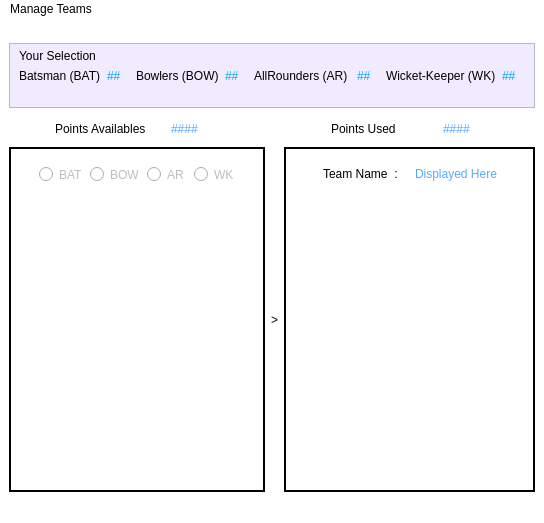
<?xml version="1.0" encoding="UTF-8"?>
<ui version="4.0">
 <class>MainWindow</class>
 <widget class="QMainWindow" name="MainWindow">
  <property name="geometry">
   <rect>
    <x>0</x>
    <y>0</y>
    <width>544</width>
    <height>523</height>
   </rect>
  </property>
  <property name="windowTitle">
   <string>MainWindow</string>
  </property>
  <property name="styleSheet">
   <string notr="true">background-color: rgb(255, 255, 255);</string>
  </property>
  <widget class="QWidget" name="central_w">
   <layout class="QVBoxLayout" name="verticalLayout_3">
    <item>
     <spacer name="verticalSpacer">
      <property name="orientation">
       <enum>Qt::Vertical</enum>
      </property>
      <property name="sizeType">
       <enum>QSizePolicy::Preferred</enum>
      </property>
      <property name="sizeHint" stdset="0">
       <size>
        <width>20</width>
        <height>40</height>
       </size>
      </property>
     </spacer>
    </item>
    <item>
     <widget class="QFrame" name="frame">
      <property name="styleSheet">
       <string notr="true">background-color: rgb(241, 235, 255);
font: 75 10pt &quot;MS Shell Dlg 2&quot;;
</string>
      </property>
      <property name="frameShape">
       <enum>QFrame::StyledPanel</enum>
      </property>
      <property name="frameShadow">
       <enum>QFrame::Raised</enum>
      </property>
      <layout class="QGridLayout" name="gridLayout">
       <property name="topMargin">
        <number>5</number>
       </property>
       <property name="bottomMargin">
        <number>24</number>
       </property>
       <item row="1" column="4">
        <widget class="QLabel" name="label_10">
         <property name="text">
          <string>AllRounders (AR) </string>
         </property>
        </widget>
       </item>
       <item row="1" column="3">
        <widget class="QLabel" name="BOWL">
         <property name="styleSheet">
          <string notr="true">color: rgb(0, 170, 255);</string>
         </property>
         <property name="text">
          <string>##</string>
         </property>
        </widget>
       </item>
       <item row="1" column="5">
        <widget class="QLabel" name="ARL">
         <property name="styleSheet">
          <string notr="true">color: rgb(0, 170, 255);</string>
         </property>
         <property name="text">
          <string>##</string>
         </property>
        </widget>
       </item>
       <item row="1" column="1">
        <widget class="QLabel" name="BAT">
         <property name="styleSheet">
          <string notr="true">color: rgb(0, 170, 255);</string>
         </property>
         <property name="text">
          <string>##</string>
         </property>
        </widget>
       </item>
       <item row="1" column="0">
        <widget class="QLabel" name="label_2">
         <property name="text">
          <string>Batsman (BAT)</string>
         </property>
        </widget>
       </item>
       <item row="1" column="7">
        <widget class="QLabel" name="WK">
         <property name="styleSheet">
          <string notr="true">color: rgb(0, 170, 255);</string>
         </property>
         <property name="text">
          <string>##</string>
         </property>
        </widget>
       </item>
       <item row="1" column="6">
        <widget class="QLabel" name="label_12">
         <property name="text">
          <string>Wicket-Keeper (WK)</string>
         </property>
        </widget>
       </item>
       <item row="1" column="2">
        <widget class="QLabel" name="label_4">
         <property name="text">
          <string>Bowlers (BOW)</string>
         </property>
        </widget>
       </item>
       <item row="0" column="0">
        <widget class="QLabel" name="label">
         <property name="styleSheet">
          <string notr="true">
font: italic 9pt &quot;Comic Sans MS&quot;;</string>
         </property>
         <property name="text">
          <string>Your Selection</string>
         </property>
        </widget>
       </item>
      </layout>
     </widget>
    </item>
    <item>
     <widget class="QFrame" name="frame_2">
      <property name="styleSheet">
       <string notr="true">font: 75 10pt &quot;MS Shell Dlg 2&quot;;
border-color: rgb(255, 255, 255);</string>
      </property>
      <property name="frameShape">
       <enum>QFrame::NoFrame</enum>
      </property>
      <property name="frameShadow">
       <enum>QFrame::Plain</enum>
      </property>
      <property name="lineWidth">
       <number>0</number>
      </property>
      <layout class="QHBoxLayout" name="horizontalLayout">
       <property name="leftMargin">
        <number>46</number>
       </property>
       <property name="topMargin">
        <number>8</number>
       </property>
       <property name="rightMargin">
        <number>23</number>
       </property>
       <property name="bottomMargin">
        <number>5</number>
       </property>
       <item>
        <widget class="QLabel" name="label_6">
         <property name="styleSheet">
          <string notr="true">font: 75 9pt &quot;MS Shell Dlg 2&quot;;</string>
         </property>
         <property name="text">
          <string>Points Availables</string>
         </property>
        </widget>
       </item>
       <item>
        <widget class="QLabel" name="points_available">
         <property name="styleSheet">
          <string notr="true">color: rgb(85, 170, 255);</string>
         </property>
         <property name="text">
          <string>####</string>
         </property>
        </widget>
       </item>
       <item alignment="Qt::AlignRight">
        <widget class="QLabel" name="label_7">
         <property name="text">
          <string>Points Used</string>
         </property>
        </widget>
       </item>
       <item alignment="Qt::AlignHCenter">
        <widget class="QLabel" name="points_used">
         <property name="styleSheet">
          <string notr="true">color: rgb(85, 170, 255);</string>
         </property>
         <property name="text">
          <string>####</string>
         </property>
        </widget>
       </item>
      </layout>
     </widget>
    </item>
    <item>
     <layout class="QHBoxLayout" name="horizontalLayout_4">
      <item>
       <spacer name="horizontalSpacer_3">
        <property name="orientation">
         <enum>Qt::Horizontal</enum>
        </property>
        <property name="sizeType">
         <enum>QSizePolicy::Preferred</enum>
        </property>
        <property name="sizeHint" stdset="0">
         <size>
          <width>13</width>
          <height>345</height>
         </size>
        </property>
       </spacer>
      </item>
      <item>
       <widget class="QFrame" name="frame_3">
        <property name="sizePolicy">
         <sizepolicy hsizetype="Expanding" vsizetype="Preferred">
          <horstretch>0</horstretch>
          <verstretch>0</verstretch>
         </sizepolicy>
        </property>
        <property name="styleSheet">
         <string notr="true">border-color: rgb(15, 15, 15);</string>
        </property>
        <property name="frameShape">
         <enum>QFrame::Panel</enum>
        </property>
        <property name="frameShadow">
         <enum>QFrame::Plain</enum>
        </property>
        <property name="lineWidth">
         <number>2</number>
        </property>
        <property name="midLineWidth">
         <number>1</number>
        </property>
        <layout class="QVBoxLayout" name="verticalLayout">
         <property name="leftMargin">
          <number>19</number>
         </property>
         <property name="rightMargin">
          <number>19</number>
         </property>
         <item>
          <widget class="QFrame" name="frame_5">
           <property name="styleSheet">
            <string notr="true">font: 75 10pt &quot;MS Shell Dlg 2&quot;;</string>
           </property>
           <property name="frameShape">
            <enum>QFrame::NoFrame</enum>
           </property>
           <property name="frameShadow">
            <enum>QFrame::Sunken</enum>
           </property>
           <layout class="QHBoxLayout" name="horizontalLayout_2">
            <item>
             <widget class="QRadioButton" name="rb_bat">
              <property name="enabled">
               <bool>false</bool>
              </property>
              <property name="sizePolicy">
               <sizepolicy hsizetype="Expanding" vsizetype="Fixed">
                <horstretch>0</horstretch>
                <verstretch>0</verstretch>
               </sizepolicy>
              </property>
              <property name="text">
               <string>BAT</string>
              </property>
             </widget>
            </item>
            <item>
             <widget class="QRadioButton" name="rb_bow">
              <property name="enabled">
               <bool>false</bool>
              </property>
              <property name="sizePolicy">
               <sizepolicy hsizetype="Expanding" vsizetype="Fixed">
                <horstretch>0</horstretch>
                <verstretch>0</verstretch>
               </sizepolicy>
              </property>
              <property name="text">
               <string>BOW</string>
              </property>
             </widget>
            </item>
            <item>
             <widget class="QRadioButton" name="rb_ar">
              <property name="enabled">
               <bool>false</bool>
              </property>
              <property name="sizePolicy">
               <sizepolicy hsizetype="Expanding" vsizetype="Fixed">
                <horstretch>0</horstretch>
                <verstretch>0</verstretch>
               </sizepolicy>
              </property>
              <property name="text">
               <string>AR</string>
              </property>
             </widget>
            </item>
            <item>
             <widget class="QRadioButton" name="rb_wk">
              <property name="enabled">
               <bool>false</bool>
              </property>
              <property name="sizePolicy">
               <sizepolicy hsizetype="Expanding" vsizetype="Fixed">
                <horstretch>0</horstretch>
                <verstretch>0</verstretch>
               </sizepolicy>
              </property>
              <property name="text">
               <string>WK</string>
              </property>
             </widget>
            </item>
           </layout>
          </widget>
         </item>
         <item>
          <widget class="QListWidget" name="avail_player">
           <property name="frameShape">
            <enum>QFrame::NoFrame</enum>
           </property>
          </widget>
         </item>
        </layout>
       </widget>
      </item>
      <item>
       <spacer name="horizontalSpacer">
        <property name="orientation">
         <enum>Qt::Horizontal</enum>
        </property>
        <property name="sizeType">
         <enum>QSizePolicy::Preferred</enum>
        </property>
        <property name="sizeHint" stdset="0">
         <size>
          <width>13</width>
          <height>345</height>
         </size>
        </property>
       </spacer>
      </item>
      <item>
       <widget class="QLabel" name="label_9">
        <property name="styleSheet">
         <string notr="true">font: 20pt &quot;MS Shell Dlg 2&quot;;</string>
        </property>
        <property name="lineWidth">
         <number>-10</number>
        </property>
        <property name="midLineWidth">
         <number>-10</number>
        </property>
        <property name="text">
         <string>&gt;</string>
        </property>
       </widget>
      </item>
      <item>
       <spacer name="horizontalSpacer_2">
        <property name="orientation">
         <enum>Qt::Horizontal</enum>
        </property>
        <property name="sizeType">
         <enum>QSizePolicy::Preferred</enum>
        </property>
        <property name="sizeHint" stdset="0">
         <size>
          <width>13</width>
          <height>345</height>
         </size>
        </property>
       </spacer>
      </item>
      <item>
       <widget class="QFrame" name="frame_4">
        <property name="styleSheet">
         <string notr="true">border-color: rgb(120, 120, 120);</string>
        </property>
        <property name="frameShape">
         <enum>QFrame::Panel</enum>
        </property>
        <property name="frameShadow">
         <enum>QFrame::Plain</enum>
        </property>
        <property name="lineWidth">
         <number>2</number>
        </property>
        <property name="midLineWidth">
         <number>1</number>
        </property>
        <layout class="QVBoxLayout" name="verticalLayout_2" stretch="0,0">
         <property name="spacing">
          <number>6</number>
         </property>
         <property name="leftMargin">
          <number>18</number>
         </property>
         <property name="topMargin">
          <number>9</number>
         </property>
         <property name="rightMargin">
          <number>14</number>
         </property>
         <item>
          <widget class="QFrame" name="frame_6">
           <property name="styleSheet">
            <string notr="true">font: 75 10pt &quot;MS Shell Dlg 2&quot;;</string>
           </property>
           <property name="frameShape">
            <enum>QFrame::NoFrame</enum>
           </property>
           <property name="frameShadow">
            <enum>QFrame::Raised</enum>
           </property>
           <layout class="QHBoxLayout" name="horizontalLayout_3">
            <item alignment="Qt::AlignHCenter">
             <widget class="QLabel" name="tn_title">
              <property name="text">
               <string>Team Name  :</string>
              </property>
             </widget>
            </item>
            <item>
             <widget class="QLabel" name="team_name">
              <property name="styleSheet">
               <string notr="true">color: rgb(85, 170, 255);</string>
              </property>
              <property name="text">
               <string>Displayed Here</string>
              </property>
             </widget>
            </item>
           </layout>
          </widget>
         </item>
         <item>
          <widget class="QListWidget" name="selected_player">
           <property name="frameShape">
            <enum>QFrame::NoFrame</enum>
           </property>
          </widget>
         </item>
        </layout>
       </widget>
      </item>
      <item>
       <spacer name="horizontalSpacer_4">
        <property name="orientation">
         <enum>Qt::Horizontal</enum>
        </property>
        <property name="sizeType">
         <enum>QSizePolicy::Preferred</enum>
        </property>
        <property name="sizeHint" stdset="0">
         <size>
          <width>13</width>
          <height>345</height>
         </size>
        </property>
       </spacer>
      </item>
     </layout>
    </item>
   </layout>
  </widget>
  <widget class="QMenuBar" name="menubar">
   <property name="geometry">
    <rect>
     <x>0</x>
     <y>0</y>
     <width>544</width>
     <height>21</height>
    </rect>
   </property>
   <widget class="QMenu" name="menuManage_Teams">
    <property name="cursor">
     <cursorShape>ArrowCursor</cursorShape>
    </property>
    <property name="styleSheet">
     <string notr="true">selection-background-color: rgb(0, 170, 255);

</string>
    </property>
    <property name="title">
     <string>Manage Teams</string>
    </property>
    <addaction name="new_team"/>
    <addaction name="open_team"/>
    <addaction name="save_team"/>
    <addaction name="evaluate_team"/>
    <addaction name="actionQuit"/>
   </widget>
   <addaction name="menuManage_Teams"/>
  </widget>
  <widget class="QStatusBar" name="statusbar"/>
  <action name="new_team">
   <property name="checkable">
    <bool>false</bool>
   </property>
   <property name="text">
    <string>NEW Team</string>
   </property>
   <property name="iconText">
    <string notr="true">NEW Team</string>
   </property>
   <property name="shortcut">
    <string>Ctrl+N</string>
   </property>
   <property name="shortcutContext">
    <enum>Qt::WindowShortcut</enum>
   </property>
   <property name="autoRepeat">
    <bool>true</bool>
   </property>
   <property name="visible">
    <bool>true</bool>
   </property>
   <property name="priority">
    <enum>QAction::NormalPriority</enum>
   </property>
   <property name="shortcutVisibleInContextMenu" stdset="0">
    <bool>true</bool>
   </property>
  </action>
  <action name="open_team">
   <property name="text">
    <string>OPEN Team</string>
   </property>
   <property name="shortcut">
    <string>Ctrl+O</string>
   </property>
  </action>
  <action name="save_team">
   <property name="enabled">
    <bool>true</bool>
   </property>
   <property name="text">
    <string>SAVE team</string>
   </property>
   <property name="shortcut">
    <string>Ctrl+S</string>
   </property>
   <property name="visible">
    <bool>true</bool>
   </property>
   <property name="iconVisibleInMenu">
    <bool>true</bool>
   </property>
   <property name="shortcutVisibleInContextMenu" stdset="0">
    <bool>true</bool>
   </property>
  </action>
  <action name="evaluate_team">
   <property name="text">
    <string>EVALUATE Team</string>
   </property>
   <property name="shortcut">
    <string>Ctrl+E</string>
   </property>
  </action>
  <action name="actionQuit">
   <property name="text">
    <string>QUIT</string>
   </property>
  </action>
 </widget>
 <resources/>
 <connections/>
</ui>
